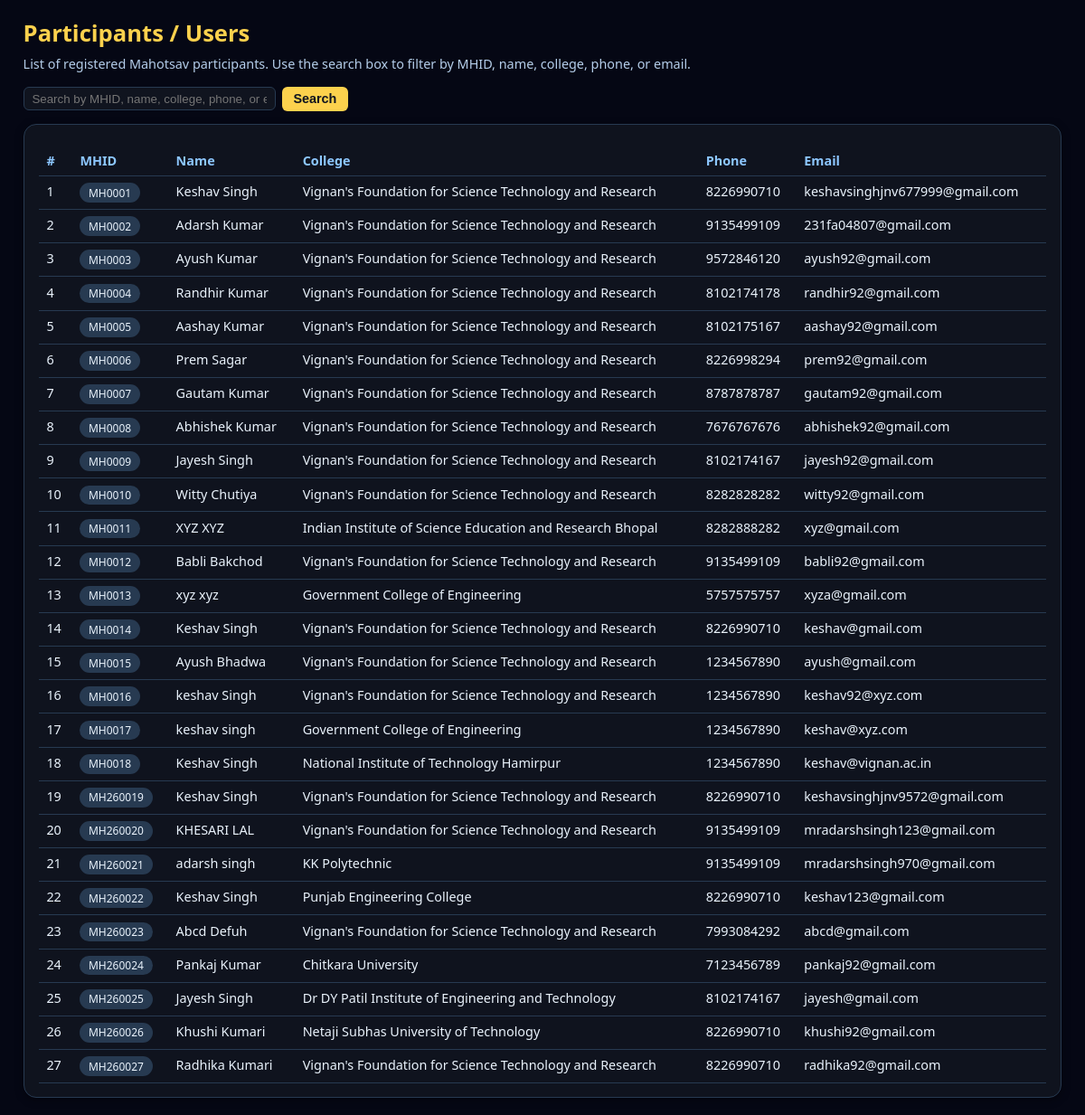
/admin/view_users.php (signed in), run on the app's committed database.
### tables this page shows
CREATE TABLE `users` (
  `id` int(11) NOT NULL,
  `mhid` varchar(12) DEFAULT NULL,
  `first_name` varchar(50) DEFAULT NULL,
  `last_name` varchar(50) DEFAULT NULL,
  `email` varchar(100) DEFAULT NULL,
  `dob` date DEFAULT NULL,
  `phone` varchar(15) DEFAULT NULL,
  `gender` varchar(10) DEFAULT NULL,
  `state` varchar(40) DEFAULT NULL,
  `district` varchar(40) DEFAULT NULL,
  `college` varchar(70) DEFAULT NULL,
  `password_hash` varchar(255) DEFAULT NULL,
  `is_vignan` tinyint(1) NOT NULL DEFAULT 0
);

### admin/view_users.php (the view, shortened to what this page needs)
<?php
require_once __DIR__ . '/../config/db.php';
$search = trim($_GET['q'] ?? '');
if ($search !== '') {
  $sql = "SELECT id, mhid, first_name, last_name, college, phone, email
          FROM users
          WHERE mhid LIKE ?
             OR first_name LIKE ?
             OR last_name LIKE ?
             OR college LIKE ?
             OR phone LIKE ?
             OR email LIKE ?
          ORDER BY mhid ASC
          LIMIT 200";
  $stmt = $conn->prepare($sql);
  $like = '%' . $search . '%';
  $stmt->bind_param('ssssss', $like, $like, $like, $like, $like, $like);
  $stmt->execute();
  $res = $stmt->get_result();
  $rows = $res ? $res->fetch_all(MYSQLI_ASSOC) : [];
  $stmt->close();
} else {
  $sql = "SELECT id, mhid, first_name, last_name, college, phone, email
          FROM users
          ORDER BY mhid ASC
          LIMIT 200";
  $res = $conn->query($sql);
  $rows = $res ? $res->fetch_all(MYSQLI_ASSOC) : [];
}
?>
<!DOCTYPE html>
<html lang="en">
<head>
  <link rel="stylesheet" href="../assets/css/mobile-fix.css">
</head>
<body>
  <div class="page-title">Participants / Users</div>
  <div class="subtext">List of registered Mahotsav participants. Use the search box to filter by MHID, name, college, phone, or email.</div>
  <div class="toolbar">
    <form class="search-box" method="get">
      <input type="text" name="q" placeholder="Search by MHID, name, college, phone, or email..." value="<?php echo htmlspecialchars($search); ?>">
      <button type="submit" class="btn">Search</button>
    </form>
  </div>
  <div class="card">
    <?php if (!$rows): ?>
      <p style="color:#b5cee9; font-size:0.9rem;">No participants found.</p>
    <?php else: ?>
      <table>
        <thead>
          <tr>
            <th>#</th>
            <th>MHID</th>
            <th>Name</th>
            <th>College</th>
            <th>Phone</th>
            <th>Email</th>
          </tr>
        </thead>
        <tbody>
          <?php $i=1; foreach ($rows as $r): ?>
            <tr>
              <td><?php echo $i++; ?></td>
              <td><span class="pill"><?php echo htmlspecialchars($r['mhid']); ?></span></td>
              <td><?php echo htmlspecialchars(trim(($r['first_name'] ?? '') . ' ' . ($r['last_name'] ?? ''))); ?></td>
              <td><?php echo htmlspecialchars($r['college'] ?? ''); ?></td>
              <td><?php echo htmlspecialchars($r['phone'] ?? ''); ?></td>
              <td><?php echo htmlspecialchars($r['email'] ?? ''); ?></td>
            </tr>
          <?php endforeach; ?>
        </tbody>
      </table>
    <?php endif; ?>
  </div>
</body>
</html>

### admin/view_users.php (style rules this page uses)
body { margin: 0; padding: 1.2rem 1.6rem; background: #050714; color: #eaf3fc; font-family: 'Segoe UI', Tahoma, Geneva, Verdana, sans-serif; }
.page-title { font-size: 1.6rem; font-weight: 700; color: #fcd14d; margin-bottom: 0.4rem; }
.subtext { color:#b5cee9; font-size:0.9rem; margin-bottom:1rem; }
.toolbar { display:flex; flex-wrap:wrap; gap:0.6rem; margin-bottom:0.9rem; align-items:center; justify-content:space-between; }
.search-box { display:flex; gap:0.4rem; align-items:center; }
.search-box input[type="text"] { background:#10141f; border:1px solid #273A51; border-radius:6px; padding:0.3rem 0.55rem; color:#eaf3fc; min-width:260px; }
.btn { background:#fcd14d; color:#10141f; border:none; border-radius:6px; padding:0.35rem 0.8rem; font-size:0.9rem; font-weight:600; cursor:pointer; }
.card { background: rgba(16,20,31,0.96); border-radius: 14px; border: 1px solid #273A51; padding: 0.9rem 1rem; box-shadow: 0 2px 10px rgba(0,0,0,0.4); }
table { width:100%; border-collapse:collapse; margin-top:0.5rem; font-size:0.9rem; }
th, td { padding:0.45rem 0.55rem; border-bottom:1px solid #273A51; text-align:left; vertical-align:top; }
th { color:#8dc7ff; font-weight:600; }
.pill { display:inline-block; padding:0.15rem 0.6rem; border-radius:999px; font-size:0.75rem; background:#273A51; color:#eaf3fc; }

### data on the page
users: mhid "MH0001", first_name+last_name "Keshav Singh", college "Vignan's Foundation for Science Technology and Research", phone "8226990710", email "keshavsinghjnv677999@gmail.com"
users: mhid "MH0002", first_name+last_name "Adarsh Kumar", college "Vignan's Foundation for Science Technology and Research", phone "9135499109", email "231fa04807@gmail.com"
users: mhid "MH0003", first_name+last_name "Ayush Kumar", college "Vignan's Foundation for Science Technology and Research", phone "9572846120", email "ayush92@gmail.com"
users: mhid "MH0004", first_name+last_name "Randhir Kumar", college "Vignan's Foundation for Science Technology and Research", phone "8102174178", email "randhir92@gmail.com"
users: mhid "MH0005", first_name+last_name "Aashay Kumar", college "Vignan's Foundation for Science Technology and Research", phone "8102175167", email "aashay92@gmail.com"
users: mhid "MH0006", first_name+last_name "Prem Sagar", college "Vignan's Foundation for Science Technology and Research", phone "8226998294", email "prem92@gmail.com"
users: mhid "MH0007", first_name+last_name "Gautam Kumar", college "Vignan's Foundation for Science Technology and Research", phone "8787878787", email "gautam92@gmail.com"
users: mhid "MH0008", first_name+last_name "Abhishek Kumar", college "Vignan's Foundation for Science Technology and Research", phone "7676767676", email "abhishek92@gmail.com"
users: mhid "MH0009", first_name+last_name "Jayesh Singh", college "Vignan's Foundation for Science Technology and Research", phone "8102174167", email "jayesh92@gmail.com"
users: mhid "MH0010", first_name+last_name "Witty Chutiya", college "Vignan's Foundation for Science Technology and Research", phone "8282828282", email "witty92@gmail.com"
users: mhid "MH0011", first_name+last_name "XYZ XYZ", college "Indian Institute of Science Education and Research Bhopal", phone "8282888282", email "xyz@gmail.com"
users: mhid "MH0012", first_name+last_name "Babli Bakchod", college "Vignan's Foundation for Science Technology and Research", phone "9135499109", email "babli92@gmail.com"
users: mhid "MH0013", first_name+last_name "xyz xyz", college "Government College of Engineering", phone "5757575757", email "xyza@gmail.com"
users: mhid "MH0014", first_name+last_name "Keshav Singh", college "Vignan's Foundation for Science Technology and Research", phone "8226990710", email "keshav@gmail.com"
users: mhid "MH0015", first_name+last_name "Ayush Bhadwa", college "Vignan's Foundation for Science Technology and Research", phone "1234567890", email "ayush@gmail.com"
users: mhid "MH0016", first_name+last_name "keshav Singh", college "Vignan's Foundation for Science Technology and Research", phone "1234567890", email "keshav92@xyz.com"
users: mhid "MH0017", first_name+last_name "keshav singh", college "Government College of Engineering", phone "1234567890", email "keshav@xyz.com"
users: mhid "MH0018", first_name+last_name "Keshav Singh", college "National Institute of Technology Hamirpur", phone "1234567890", email "keshav@vignan.ac.in"
users: mhid "MH260019", first_name+last_name "Keshav Singh", college "Vignan's Foundation for Science Technology and Research", phone "8226990710", email "keshavsinghjnv9572@gmail.com"
users: mhid "MH260020", first_name+last_name "KHESARI LAL", college "Vignan's Foundation for Science Technology and Research", phone "9135499109", email "mradarshsingh123@gmail.com"
users: mhid "MH260021", first_name+last_name "adarsh singh", college "KK Polytechnic", phone "9135499109", email "mradarshsingh970@gmail.com"
users: mhid "MH260022", first_name+last_name "Keshav Singh", college "Punjab Engineering College", phone "8226990710", email "keshav123@gmail.com"
users: mhid "MH260023", first_name+last_name "Abcd Defuh", college "Vignan's Foundation for Science Technology and Research", phone "7993084292", email "abcd@gmail.com"
users: mhid "MH260024", first_name+last_name "Pankaj Kumar", college "Chitkara University", phone "7123456789", email "pankaj92@gmail.com"
users: mhid "MH260025", first_name+last_name "Jayesh Singh", college "Dr DY Patil Institute of Engineering and Technology", phone "8102174167", email "jayesh@gmail.com"
users: mhid "MH260026", first_name+last_name "Khushi Kumari", college "Netaji Subhas University of Technology", phone "8226990710", email "khushi92@gmail.com"
users: mhid "MH260027", first_name+last_name "Radhika Kumari", college "Vignan's Foundation for Science Technology and Research", phone "8226990710", email "radhika92@gmail.com"
